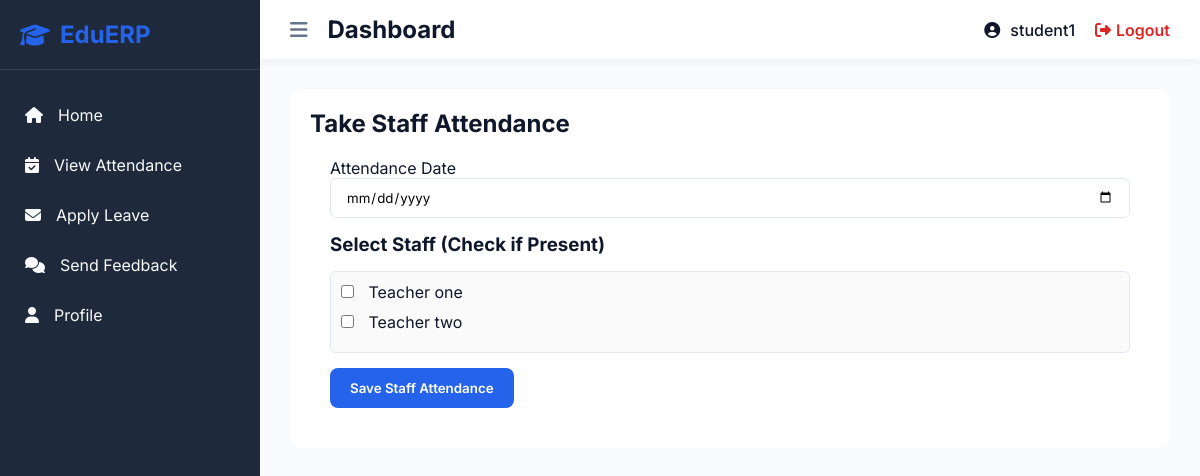
/management/admin_staff_attendance/ (signed in), run on the app's committed database.
### accounts/models.py (models this page shows)
class CustomUser(AbstractUser):
    USER_TYPE_CHOICES = ((1, "HOD"), (2, "Staff"), (3, "Student"))
    user_type = models.IntegerField(choices=USER_TYPE_CHOICES, default=1)
    class Meta:
        db_table = 'CUSTOM_USER_TABLE'

### staff/models.py (models this page shows)
class Staff(models.Model):
    id = models.AutoField(primary_key=True)
    admin = models.OneToOneField(CustomUser, on_delete=models.CASCADE)
    address = models.TextField()
    created_at = models.DateTimeField(auto_now_add=True)
    updated_at = models.DateTimeField(auto_now=True)
    class Meta:
        db_table = 'STAFF_TABLE'

### management/views.py (the view)
# urls.py: path('admin_staff_attendance/', views.admin_staff_attendance, name='admin_staff_attendance'),
@login_required(login_url='/')
def admin_staff_attendance(request):
    staffs = Staff.objects.all()
    return render(request, 'management/staff_attendance.html', {'staffs': staffs})

### management/templates/management/staff_attendance.html (shortened to what this page needs)
{% extends 'base.html' %}
{% load static %}
{% block content %}
<div class="content-section" style="background: white; padding: 20px; border-radius: 12px;">
    <h2>Take Staff Attendance</h2>
    <div id="staff-attendance-app" data-submit-url="{% url 'admin_save_staff_attendance_api' %}" class="content-section" style="background: white; padding: 20px; border-radius: 12px;">
        <label>Attendance Date</label>
        <input id="attendance-date" type="date" required class="form-input" style="margin-bottom: 15px; width: 100%;">
        <h3>Select Staff (Check if Present)</h3>
        <div id="staff-list" style="margin-top: 15px; max-height: 300px; overflow-y: auto; border: 1px solid var(--border-color); padding: 10px; border-radius: 6px; background: #fafafa;">
            {% for staff in staffs %}
            <div style="margin-bottom: 10px;">
                <label>
                    <input type="checkbox" class="staff-checkbox" value="{{ staff.id }}" style="margin-right: 10px;">
                    {{ staff.admin.first_name }} {{ staff.admin.last_name }}
                </label>
            </div>
            {% endfor %}
        </div>
        <button id="save-staff-attendance-btn" class="btn-primary" style="margin-top: 15px;">Save Staff Attendance</button>
    </div>
</div>
{% endblock %}

### templates/base.html (shortened to what this page needs)
<!DOCTYPE html>
<html lang="en">
<head>
    <link rel="stylesheet" href="https://cdnjs.cloudflare.com/ajax/libs/font-awesome/6.4.0/css/all.min.css">
    <link rel="stylesheet" href="/static/css/style.css">
</head>
<body>
    <div class="app-container">
        <aside class="sidebar">
            <div class="sidebar-header">
                <h2><i class="fas fa-graduation-cap"></i> EduERP</h2>
            </div>
            <ul class="sidebar-menu">
                {% if request.user.user_type == 1 %}
                    <li><a href="{% url 'admin_home' %}"><i class="fas fa-home"></i> Home</a></li>
                    <li><a href="{% url 'manage_staff' %}"><i class="fas fa-users"></i> Staff</a></li>
                    <li><a href="{% url 'manage_student' %}"><i class="fas fa-user-graduate"></i> Students</a></li>
                    <li><a href="{% url 'manage_course' %}"><i class="fas fa-book"></i> Courses</a></li>
                    <li><a href="{% url 'manage_subject' %}"><i class="fas fa-book-open"></i> Subjects</a></li>
                    <li><a href="{% url 'admin_staff_attendance' %}"><i class="fas fa-calendar-check"></i> Staff Attendance</a></li>
                    <li><a href="{% url 'admin_leave_requests' %}"><i class="fas fa-envelope"></i> Leave Requests</a></li>
                    <li><a href="{% url 'admin_feedback_message' %}"><i class="fas fa-comments"></i> Feedback</a></li>
                {% elif request.user.user_type == 3 %}
                    <li><a href="{% url 'student_home' %}"><i class="fas fa-home"></i> Home</a></li>
                    <li><a href="{% url 'student_view_attendance' %}"><i class="fas fa-calendar-check"></i> View Attendance</a></li>
                    <li><a href="{% url 'student_apply_leave' %}"><i class="fas fa-envelope"></i> Apply Leave</a></li>
                    <li><a href="{% url 'student_feedback' %}"><i class="fas fa-comments"></i> Send Feedback</a></li>
                {% endif %}
                <li><a href="{% url 'profile_view' %}"><i class="fas fa-user"></i> Profile</a></li>
            </ul>
        </aside>
        <div class="main-content">
            <header class="top-header">
                <div class="header-left">
                    <button id="toggle-sidebar" class="btn-icon"><i class="fas fa-bars"></i></button>
                    <h2>{% block page_title %}Dashboard{% endblock %}</h2>
                </div>
                <div class="header-right">
                    <div class="user-profile">
                        <i class="fas fa-user-circle"></i>
                        <a href="{% url 'profile_view' %}" style="text-decoration: none; color: inherit;">{{ request.user.username }}</a>
                    </div>
                    <a href="{% url 'logout_user' %}" class="btn-logout"><i class="fas fa-sign-out-alt"></i> Logout</a>
                </div>
            </header>
            <main class="page-content">
                {% block content %}
                {% endblock %}
            </main>
        </div>
    </div>
</body>
</html>

### static/css/style.css (style rules this page uses)
:root { --primary: #2563eb; --primary-hover: #1d4ed8; --secondary: #475569; --bg-color: #f8fafc; --card-bg: #ffffff; --text-main: #0f172a; --text-muted: #64748b; --border-color: #e2e8f0; --sidebar-bg: #1e293b; --sidebar-text: #f8fafc; --sidebar-hover: #334155; --sidebar-active: #475569; --success: #16a34a; --danger: #dc2626; --warning: #ca8a04; }
* { margin: 0; padding: 0; box-sizing: border-box; font-family: 'Inter', sans-serif; }
body { background-color: var(--bg-color); color: var(--text-main); }
.btn-primary { background: var(--primary); color: white; border: none; padding: 12px 20px; border-radius: 8px; cursor: pointer; font-weight: 600; transition: all 0.3s; }
.app-container { display: flex; min-height: 100vh; }
.sidebar { width: 260px; background: var(--sidebar-bg); color: var(--sidebar-text); transition: all 0.3s; position: fixed; height: 100vh; z-index: 100; }
.sidebar-header { padding: 20px; border-bottom: 1px solid rgba(255,255,255,0.1); }
.sidebar-header h2 { display: flex; align-items: center; gap: 10px; font-size: 24px; color: var(--primary); }
.sidebar-menu { list-style: none; padding: 20px 0; }
.sidebar-menu li a { display: flex; align-items: center; gap: 15px; padding: 15px 25px; color: var(--sidebar-text); text-decoration: none; transition: all 0.3s; }
.main-content { flex: 1; margin-left: 260px; transition: all 0.3s; }
.top-header { background: var(--card-bg); padding: 15px 30px; display: flex; justify-content: space-between; align-items: center; box-shadow: 0 2px 10px rgba(0,0,0,0.05); position: sticky; top: 0; z-index: 90; }
.header-left { display: flex; align-items: center; gap: 20px; }
.btn-icon { background: none; border: none; font-size: 20px; color: var(--text-muted); cursor: pointer; transition: color 0.3s; }
.header-right { display: flex; align-items: center; gap: 20px; }
.user-profile { display: flex; align-items: center; gap: 10px; font-weight: 500; }
.btn-logout { color: var(--danger); text-decoration: none; display: flex; align-items: center; gap: 5px; font-weight: 600; transition: opacity 0.3s; }
.page-content { padding: 30px; }
.form-input { width: 100%; padding: 10px 15px; border: 1px solid var(--border-color); border-radius: 6px; outline: none; font-family: 'Inter', sans-serif; }

### data on the page
CustomUser: user.username "student1"
Staff: admin.first_name "Teacher", admin.last_name "one"
Staff: admin.first_name "Teacher", admin.last_name "two"
